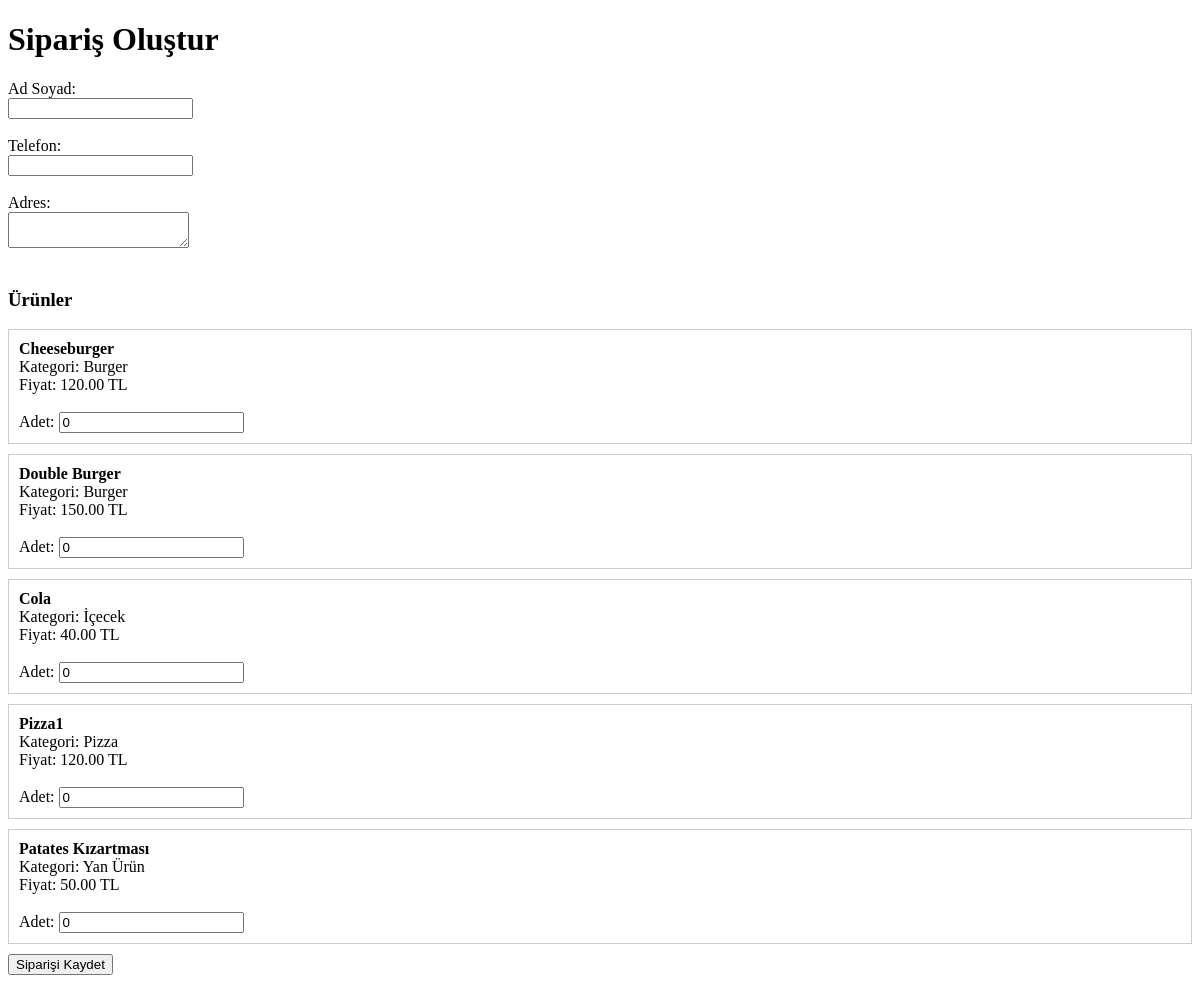
Page /siparis-olustur.php on the earlier database version.
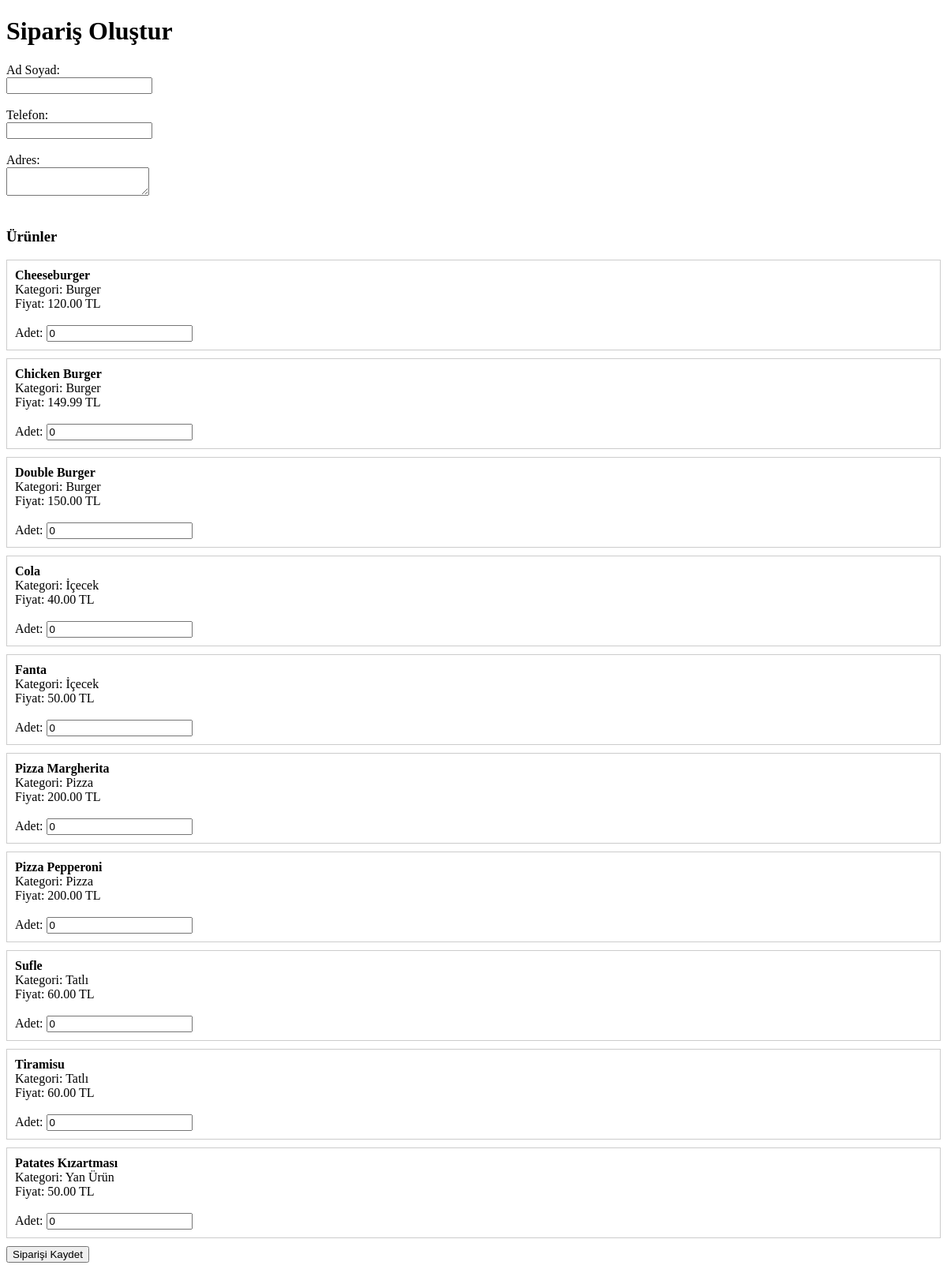
Same page on the later database version.
### tables this page shows
CREATE TABLE `urunler` (
  `id` int(11) NOT NULL,
  `urun_adi` varchar(100) NOT NULL,
  `kategori` varchar(50) DEFAULT NULL,
  `aciklama` text DEFAULT NULL,
  `fiyat` decimal(10,2) NOT NULL,
  `gorsel_yolu` varchar(255) DEFAULT NULL,
  `stok_durumu` tinyint(1) DEFAULT 1,
  `stok_miktari` int(11) NOT NULL DEFAULT 10
);

### siparis-olustur.php (the view, shortened to what this page needs)
<?php
include "db.php";
$sql = "SELECT * FROM urunler WHERE stok_durumu = 1 ORDER BY kategori, urun_adi";
$result = $conn->query($sql);
?>
<!DOCTYPE html>
<html lang="tr">
<head>
</head>
<body>
    <h1>Sipariş Oluştur</h1>
    <form action="siparis-kaydet.php" method="post">
        <label>Ad Soyad:</label><br>
        <input type="text" name="musteri_ad_soyad" required><br><br>
        <label>Telefon:</label><br>
        <input type="text" name="musteri_tel" required><br><br>
        <label>Adres:</label><br>
        <textarea name="adres" required></textarea><br><br>
        <h3>Ürünler</h3>
        <?php if ($result && $result->num_rows > 0): ?>
            <?php while ($row = $result->fetch_assoc()): ?>
                <div style="border:1px solid #ccc; padding:10px; margin-bottom:10px;">
                    <strong><?php echo htmlspecialchars($row["urun_adi"]); ?></strong><br>
                    Kategori: <?php echo htmlspecialchars($row["kategori"]); ?><br>
                    Fiyat: <?php echo number_format($row["fiyat"], 2); ?> TL<br><br>
                    <label>Adet:</label>
                    <input type="number" name="adet[]" min="0" value="0">
                </div>
            <?php endwhile; ?>
        <?php else: ?>
            <p>Ürün bulunamadı.</p>
        <?php endif; ?>
        <button type="submit">Siparişi Kaydet</button>
    </form>
</body>
</html>

Differences in the rows shown:
removed urunler: urun_adi "Pizza1", kategori "Pizza", fiyat "120.00"
added urunler: urun_adi "Chicken Burger", kategori "Burger", fiyat "149.99"
added urunler: urun_adi "Fanta", kategori "İçecek", fiyat "50.00"
added urunler: urun_adi "Pizza Margherita", kategori "Pizza", fiyat "200.00"
added urunler: urun_adi "Pizza Pepperoni", kategori "Pizza", fiyat "200.00"
added urunler: urun_adi "Sufle", kategori "Tatlı", fiyat "60.00"
added urunler: urun_adi "Tiramisu", kategori "Tatlı", fiyat "60.00"
